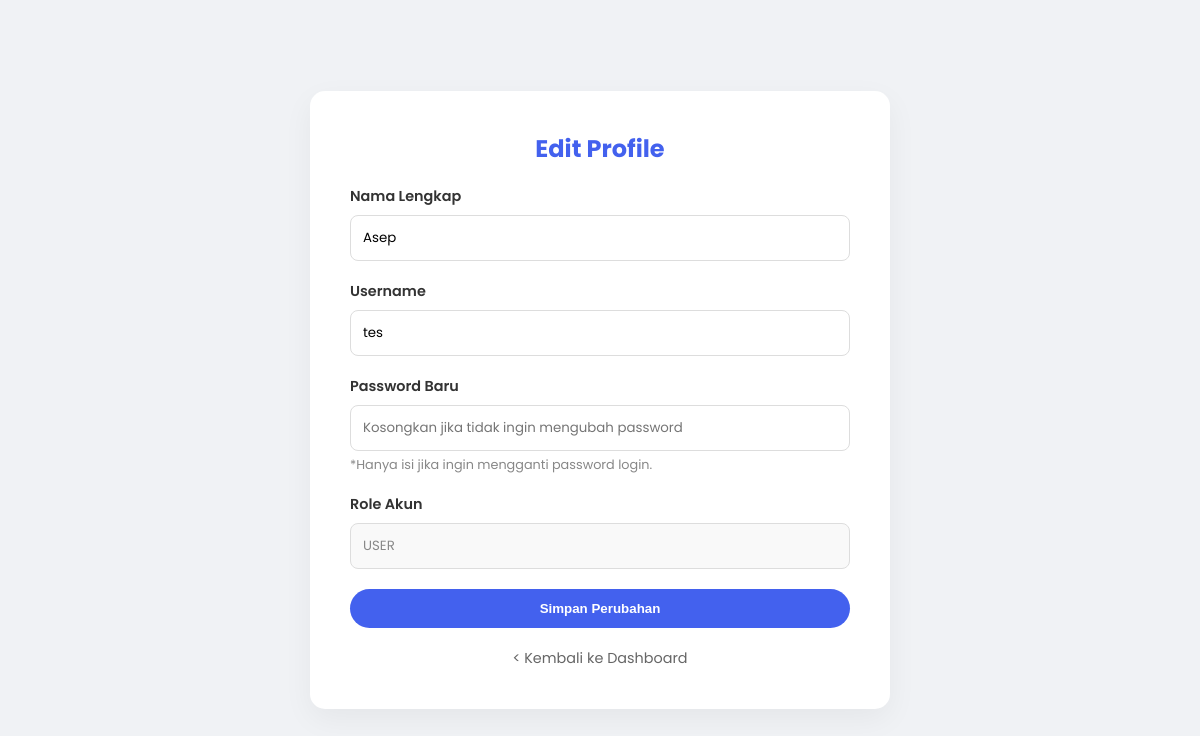
The app's page /profile.php (signed in) with its own data.
### tables this page shows
CREATE TABLE IF NOT EXISTS `users` (
  `id` int NOT NULL AUTO_INCREMENT,
  `username` varchar(50) NOT NULL,
  `password` varchar(255) NOT NULL,
  `nama_lengkap` varchar(100) DEFAULT NULL,
  `role` enum('admin','user') DEFAULT 'user',
  PRIMARY KEY (`id`),
  UNIQUE KEY `username` (`username`)
);

### profile.php (the view, shortened to what this page needs)
<?php
include 'db_config.php';
$user_id = $_SESSION['user_id'];
$result = mysqli_query($conn, "SELECT * FROM users WHERE id = $user_id");
$data   = mysqli_fetch_assoc($result);
?>
<!DOCTYPE html>
<html lang="en">
<head>
</head>
<body>
    <div class="profile-card">
        <h2>Edit Profile</h2>
        <form method="POST">
            <div class="form-group">
                <label>Nama Lengkap</label>
                <input type="text" name="nama_lengkap" value="<?php echo htmlspecialchars($data['nama_lengkap']); ?>" required>
            </div>
            <div class="form-group">
                <label>Username</label>
                <input type="text" name="username" value="<?php echo htmlspecialchars($data['username']); ?>" required>
            </div>
            <div class="form-group">
                <label>Password Baru</label>
                <input type="password" name="password" placeholder="Kosongkan jika tidak ingin mengubah password">
                <div class="hint">*Hanya isi jika ingin mengganti password login.</div>
            </div>
            <div class="form-group">
                <label>Role Akun</label>
                <input type="text" value="<?php echo strtoupper($data['role']); ?>" disabled style="background-color: #f9f9f9; color: #888;">
            </div>
            <button type="submit" name="update_profile" class="btn-save">Simpan Perubahan</button>
        </form>
        <a href="dashboard.php" class="btn-back">< Kembali ke Dashboard</a>
    </div>
</body>
</html>

### profile.php (style rules this page uses)
:root { --primary: #4361ee; --bg: #f0f2f5; --white: #fff; }
body { font-family: 'Poppins', sans-serif; background-color: var(--bg); display: flex; justify-content: center; align-items: center; min-height: 100vh; margin: 0; }
.profile-card { background: var(--white); width: 100%; max-width: 500px; padding: 40px; border-radius: 15px; box-shadow: 0 10px 30px rgba(0,0,0,0.05); }
h2 { color: var(--primary); margin-top: 0; text-align: center; }
.form-group { margin-bottom: 20px; }
.form-group label { display: block; margin-bottom: 8px; font-weight: 600; color: #333; font-size: 0.9rem; }
.form-group input { width: 100%; padding: 12px; border: 1px solid #ddd; border-radius: 8px; box-sizing: border-box; font-family: inherit; }
.hint { font-size: 0.8rem; color: #888; margin-top: 5px; }
.btn-save { width: 100%; padding: 12px; border: none; border-radius: 50px; background-color: var(--primary); color: white; font-weight: 600; cursor: pointer; transition: 0.3s; }
.btn-back { display: block; text-align: center; margin-top: 20px; color: #666; text-decoration: none; font-size: 0.9rem; }

### records on screen
users: nama_lengkap "Asep", username "tes", role "USER"
